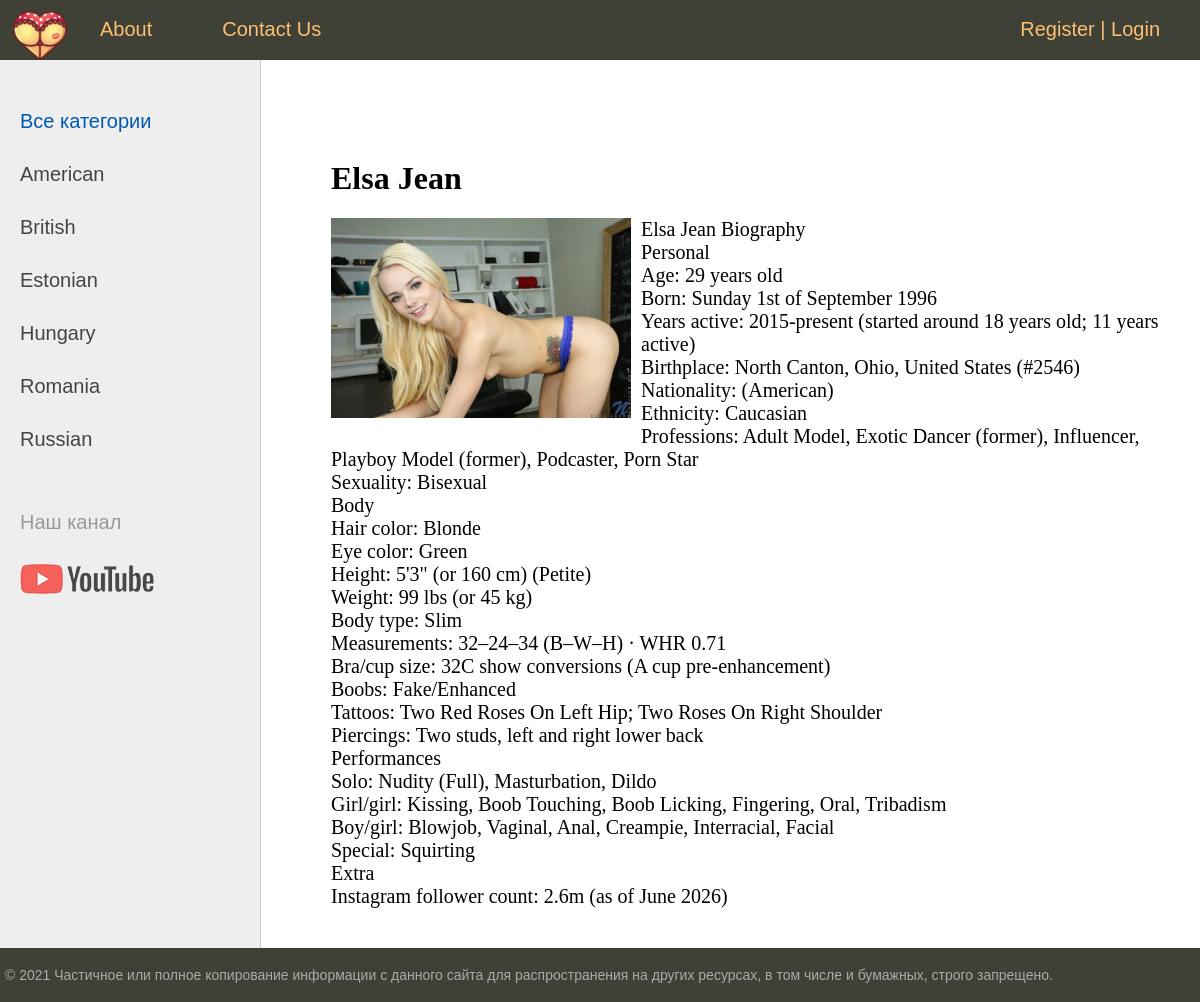
/post/elsa-jean/, run on the app's committed database.
### women/models.py (models this page shows, shortened)
class Category(models.Model):
    name=models.CharField(max_length=100,db_index=True,verbose_name='Ady')
    slug=models.SlugField(max_length=255,unique=True,db_index=True,verbose_name='URL')
    def get_absolute_url(self):
        return reverse('category',kwargs={'cat_slug':self.slug})
    class Meta:
        verbose_name='Kategoriya'
        verbose_name_plural='Kategoriyalar'
        ordering=['id']

class Women(models.Model):
    title=models.CharField(max_length=255,verbose_name='Ady')
    slug=models.SlugField(max_length=255,unique=True,db_index=True,verbose_name='URL')
    content=models.TextField(blank=True,verbose_name='Tekst')
    photo=models.ImageField(upload_to="photos/%Y/%m/%d",verbose_name='Surat')
    time_create=models.DateTimeField(auto_now_add=True,verbose_name='Doran wagty')
    time_update=models.DateTimeField(auto_now=True,verbose_name='Uytgan wagty')
    is_published=models.BooleanField(default=True,verbose_name='Publikasiya')
    cat=models.ForeignKey('Category',on_delete=models.PROTECT,verbose_name='Kategoriya')
    def __str__(self):
        return self.title
    class Meta:
        verbose_name='Pornstar'
        verbose_name_plural='PornStars'
        ordering=['-time_create','title']

### women/views.py (the view)
# urls.py: path('post/<slug:post_slug>/',ShowPost.as_view(),name='post'),
class ShowPost(DataMixin,DetailView):
    model=Women
    template_name='women/post.html'
    slug_url_kwarg='post_slug'
    context_object_name='post'
    def get_context_data(self,*,object_list=None,**kwargs):
        context=super().get_context_data(**kwargs)
        c_def=self.get_user_context(title=context['post'])
        return dict(list(context.items())+list(c_def.items()))

### women/utils.py (called while the page is built)
    def get_user_context(self,**kwargs):
        context=kwargs
        cats=cache.get('cats')
        if not cats:
            cats=Category.objects.annotate(Count('women'))
            cache.set('cats',cats,60)
        user_menu=menu.copy()
        if not self.request.user.is_authenticated:
            user_menu.pop(1)
        context['menu']=user_menu
        context['cats']=cats
        if 'cat_selected'not in context:
            context['cat_selected']=0
        return context

### women/templates/women/post.html
{%extends 'women/base.html'%}
{%block content%}
<h1>{{post.title}}</h1>
{%if post.photo%}
<p><img class="img-article-left" src="{{post.photo.url}}" alt="{{post.title}}"></p>
{%endif%}
{{post.content|linebreaks}}
{%endblock%}

### women/templates/women/base.html (shortened to what this page needs)
{% load static %}
{% load women_tags%}
<!DOCTYPE html>
<html>
<head>
	<link type="text/css" href="{% static 'women/css/styles.css' %}" rel="stylesheet" />
</head>
<body>
<table class="table-page" border=0 cellpadding="0" cellspacing="0">
<tr><td valign=top>
{% block mainmenu %}
		<div class="header">
			<ul id="mainmenu" class="mainmenu">
			<li class="logo"><a href="{% url 'home' %}"><div class="logo"></div></a></li>
{% for m in menu %}
	<li><a href="{% url m.url_name %}">{{m.title}}</a></li>
{% endfor %}
{%if request.user.is_authenticated%}
<li class="last">{{user.username}} | <a href="{%url 'logout'%}">Logout</a></li>
{%else%}
<li class="last">
<a href="{% url 'register' %}">Register</a> | <a href="{% url 'login' %}">Login</a>
</li>
{%endif%}
		</ul>
		</div>
{% endblock mainmenu %}
<table class="table-content" border=0 cellpadding="0" cellspacing="0">
<tr>
	<td valign="top" class="left-chapters">
	<ul id="leftchapters">
{% if cat_selected == 0 %}
		<li class="selected">Все категории</li>
{% else %}
		<li><a href="{% url 'home' %}">Все категории</a></li>
{% endif %}
{% for c in cats %}
{% if c.women__count > 0 %}
	{% if c.pk == cat_selected %}
		<li class="selected">{{c.name}}</li>
	{% else %}
		<li><a href="{{ c.get_absolute_url }}">{{c.name}}</a></li>
	{% endif %}
{% endif %}
{% endfor %}
		<li class="share">
		<p>Наш канал</p>
		<a class="share-yt" href="https://www.youtube.com/channel/UClJzWfGWuGJL2t-3dYKcHTA/playlists" target="_blank" rel="nofollow"></a>
		</li>
	</ul>
</td>
<td valign="top" class="content">
	<div class="content-text">
{% block content %}
{% endblock %}
	</div>
</td></tr></table>
</td></tr>
<tr><td valign=top>
	<div id="footer">
		<p>&copy; 2021 Частичное или полное копирование информации с данного сайта для распространения на других ресурсах, в том числе и бумажных, строго запрещено.</p>
	</div>
</td></tr></table>
</body>
</html>

### women/static/women/css/styles.css (style rules this page uses)
html, body { font-family: 'Arial'; margin: 0; padding: 0; height: 100%; width: 100%; color: #444; }
a { color: #0059b2; text-decoration: none; }
img { max-width: 600px; height: auto; }
img.img-article-left { max-width: 300px; height: auto; float: left; padding: 0 10px 10px 0; }
.table-page { width: 100%; height: 100%; vertical-align: top; }
.table-page tr { height: 100%; }
.header { background: #3F4137; height: 60px; }
.logo { background: url('../images/logo.png') no-repeat 10px 5px; width: 70px; height: 60px; }
ul.mainmenu { list-style: none; margin: 0; padding: 0; height: 60px; color: #fdc073; font-size: 20px; overflow: hidden; }
ul.mainmenu li { float: left; margin: 18px 40px 0 30px; }
ul.mainmenu li.logo { margin: 0; }
ul.mainmenu li.last { float: right; }
ul.mainmenu li a { color: #fdc073; text-decoration: none; }
.table-content { width: 100%; min-height: 100%; height: 100%; }
.left-chapters { margin: 0; background: #eee; border-right: 1px solid #ccc; min-height: 100%; }
.left-chapters ul { width: 230px; min-height: 100%; margin: 0; padding: 20px 10px 10px 20px; list-style: none; font-size: 20px; }
.left-chapters ul li { margin: 30px 0 0 0; color: #999; }
.left-chapters ul li.selected { color: #0059b2; }
.left-chapters ul li a { color: #444; text-decoration: none; }
.left-chapters ul li.share { margin: 60px 0 0 0; }
.left-chapters ul li.share p { margin: 30px 0 30px 0; }
.left-chapters ul li.share a { display: inline-block; width: 40px; height: 40px; margin: 0 20px 0 0; }
.left-chapters ul li.share a.share-yt { width: 100%; height: 30px; background: url('../images/share_yt.png') no-repeat 0 0 }
.content { padding: 40px 20px 20px 40px; width: 100%; box-sizing: border-box; }
.content-text { margin: 60px 0 0 30px; color: #000; font-size: 20px; font-family: Yandex Sans Display Light; }
.content-text h1 { font-size: 32px; }
#footer { box-sizing: border-box; background: #3F4137; padding: 5px; color: #aaa; font-size: 14px; font-family: Verdana, Geneva, Arial, Helvetica; text-align: left; overflow: hidden; }

### data on the page
Category: name "American"
Category: name "British"
Category: name "Estonian"
Category: name "Hungary"
Category: name "Romania"
Category: name "Russian"
Women: title "Elsa Jean", photo (picture), content "Elsa Jean Biography Personal Age: 29 years old Born: Sunday 1st of September 1996 Years active: 2015-present (started around 18 years old; 11 years active) Birthplace: North Canton, Ohio, United States (#2546) Nationality: (American) Ethnicity: Caucasian Professions: Adult Model, Exotic Dancer (former), Influencer, Playboy Model (former), Podcaster, Porn Star Sexuality: Bisexual Body Hair color: Blonde Eye color: Green Height: 5'3\" (or 160 cm) (Petite) Weight: 99 lbs (or 45 kg) Body type: Slim Measurements: 32–24–34 (B–W–H) · WHR 0.71 Bra/cup size: 32C show conversions (A cup pre-enhancement) Boobs: Fake/Enhanced Tattoos: Two Red Roses On Left Hip; Two Roses On Right Shoulder Piercings: Two…"

### other printed values
{{ m.title }} "About" "Contact Us"
